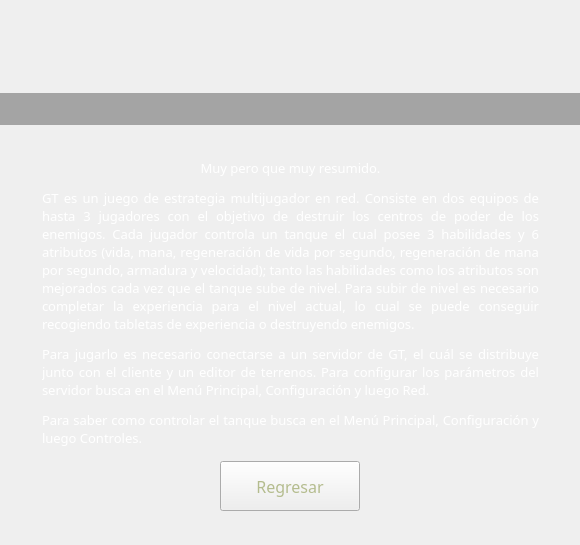
<?xml version="1.0" encoding="UTF-8"?>
<ui version="4.0">
 <class>FormHelp</class>
 <widget class="QWidget" name="FormHelp">
  <property name="geometry">
   <rect>
    <x>0</x>
    <y>0</y>
    <width>580</width>
    <height>545</height>
   </rect>
  </property>
  <property name="windowTitle">
   <string>Form</string>
  </property>
  <property name="styleSheet">
   <string notr="true">QPushButton{
	color: rgb(180, 188, 142);
	border-image: url(:/stylesheet/button.png);
}
QPushButton:hover, QPushButton:focus{	
	color: rgb(255, 255, 255);	
	border-image: url(:/stylesheet/button_hover.png);
}
QPushButton:pressed{
	padding-top: 2px;
	border-image: url(:/stylesheet/button_pressed.png);
}
QPushButton:disabled{
	color: rgb(120, 120, 120);
	border-image: url(:/stylesheet/button_disabled.png);
}
#_w_title{	
	background-color: rgba(0, 0, 0, 80);
}</string>
  </property>
  <layout class="QVBoxLayout" name="verticalLayout">
   <property name="spacing">
    <number>0</number>
   </property>
   <property name="leftMargin">
    <number>0</number>
   </property>
   <property name="topMargin">
    <number>0</number>
   </property>
   <property name="rightMargin">
    <number>0</number>
   </property>
   <property name="bottomMargin">
    <number>0</number>
   </property>
   <item>
    <spacer name="verticalSpacer_2">
     <property name="orientation">
      <enum>Qt::Vertical</enum>
     </property>
     <property name="sizeHint" stdset="0">
      <size>
       <width>20</width>
       <height>99</height>
      </size>
     </property>
    </spacer>
   </item>
   <item>
    <widget class="QWidget" name="_w_title" native="true">
     <layout class="QHBoxLayout" name="horizontalLayout_3">
      <item>
       <widget class="QLabel" name="_l_title">
        <property name="text">
         <string/>
        </property>
        <property name="pixmap">
         <pixmap resource="../resources/resources.qrc">:/stylesheet/help.png</pixmap>
        </property>
        <property name="alignment">
         <set>Qt::AlignCenter</set>
        </property>
       </widget>
      </item>
     </layout>
    </widget>
   </item>
   <item>
    <spacer name="verticalSpacer_3">
     <property name="orientation">
      <enum>Qt::Vertical</enum>
     </property>
     <property name="sizeType">
      <enum>QSizePolicy::Minimum</enum>
     </property>
     <property name="sizeHint" stdset="0">
      <size>
       <width>20</width>
       <height>20</height>
      </size>
     </property>
    </spacer>
   </item>
   <item>
    <widget class="QLabel" name="label_5">
     <property name="text">
      <string/>
     </property>
     <property name="pixmap">
      <pixmap resource="../resources/resources.qrc">:/menu/menu_top.png</pixmap>
     </property>
     <property name="alignment">
      <set>Qt::AlignCenter</set>
     </property>
    </widget>
   </item>
   <item>
    <layout class="QHBoxLayout" name="horizontalLayout">
     <item>
      <spacer name="horizontalSpacer">
       <property name="orientation">
        <enum>Qt::Horizontal</enum>
       </property>
       <property name="sizeHint" stdset="0">
        <size>
         <width>40</width>
         <height>20</height>
        </size>
       </property>
      </spacer>
     </item>
     <item>
      <widget class="QLabel" name="label">
       <property name="font">
        <font>
         <family>Revue BT</family>
         <pointsize>10</pointsize>
        </font>
       </property>
       <property name="styleSheet">
        <string notr="true">color:white</string>
       </property>
       <property name="text">
        <string>&lt;html&gt;&lt;head/&gt;&lt;body&gt;&lt;p align=&quot;center&quot;&gt;Muy pero que muy resumido.&lt;/p&gt;&lt;p&gt;GT es un juego de estrategia multijugador en red. Consiste en dos equipos de hasta 3 jugadores con el objetivo de destruir los centros de poder de los enemigos. Cada jugador controla un tanque el cual posee 3 habilidades y 6 atributos (vida, mana, regeneración de vida por segundo, regeneración de mana por segundo, armadura y velocidad); tanto las habilidades como los atributos son mejorados cada vez que el tanque sube de nivel. Para subir de nivel es necesario completar la experiencia para el nivel actual, lo cual se puede conseguir recogiendo tabletas de experiencia o destruyendo enemigos.&lt;/p&gt;&lt;p&gt;Para jugarlo es necesario conectarse a un servidor de GT, el cuál se distribuye junto con el cliente y un editor de terrenos. Para configurar los parámetros del servidor busca en el Menú Principal, Configuración y luego Red.&lt;/p&gt;&lt;p&gt;Para saber como controlar el tanque busca en el Menú Principal, Configuración y luego Controles.&lt;/p&gt;&lt;/body&gt;&lt;/html&gt;</string>
       </property>
       <property name="alignment">
        <set>Qt::AlignJustify|Qt::AlignVCenter</set>
       </property>
       <property name="wordWrap">
        <bool>true</bool>
       </property>
      </widget>
     </item>
     <item>
      <spacer name="horizontalSpacer_2">
       <property name="orientation">
        <enum>Qt::Horizontal</enum>
       </property>
       <property name="sizeHint" stdset="0">
        <size>
         <width>40</width>
         <height>20</height>
        </size>
       </property>
      </spacer>
     </item>
    </layout>
   </item>
   <item>
    <widget class="QLabel" name="label_6">
     <property name="text">
      <string/>
     </property>
     <property name="pixmap">
      <pixmap resource="../resources/resources.qrc">:/menu/menu_bottom.png</pixmap>
     </property>
     <property name="alignment">
      <set>Qt::AlignCenter</set>
     </property>
    </widget>
   </item>
   <item>
    <layout class="QHBoxLayout" name="horizontalLayout_2">
     <item>
      <widget class="QPushButton" name="_pb_back">
       <property name="minimumSize">
        <size>
         <width>140</width>
         <height>50</height>
        </size>
       </property>
       <property name="maximumSize">
        <size>
         <width>140</width>
         <height>50</height>
        </size>
       </property>
       <property name="font">
        <font>
         <family>Revue BT</family>
         <pointsize>12</pointsize>
         <weight>50</weight>
         <bold>false</bold>
        </font>
       </property>
       <property name="text">
        <string>Regresar</string>
       </property>
       <property name="shortcut">
        <string>Esc</string>
       </property>
      </widget>
     </item>
    </layout>
   </item>
   <item>
    <spacer name="verticalSpacer_4">
     <property name="orientation">
      <enum>Qt::Vertical</enum>
     </property>
     <property name="sizeHint" stdset="0">
      <size>
       <width>20</width>
       <height>40</height>
      </size>
     </property>
    </spacer>
   </item>
  </layout>
 </widget>
 <resources>
  <include location="../resources/resources.qrc"/>
 </resources>
 <connections/>
</ui>
